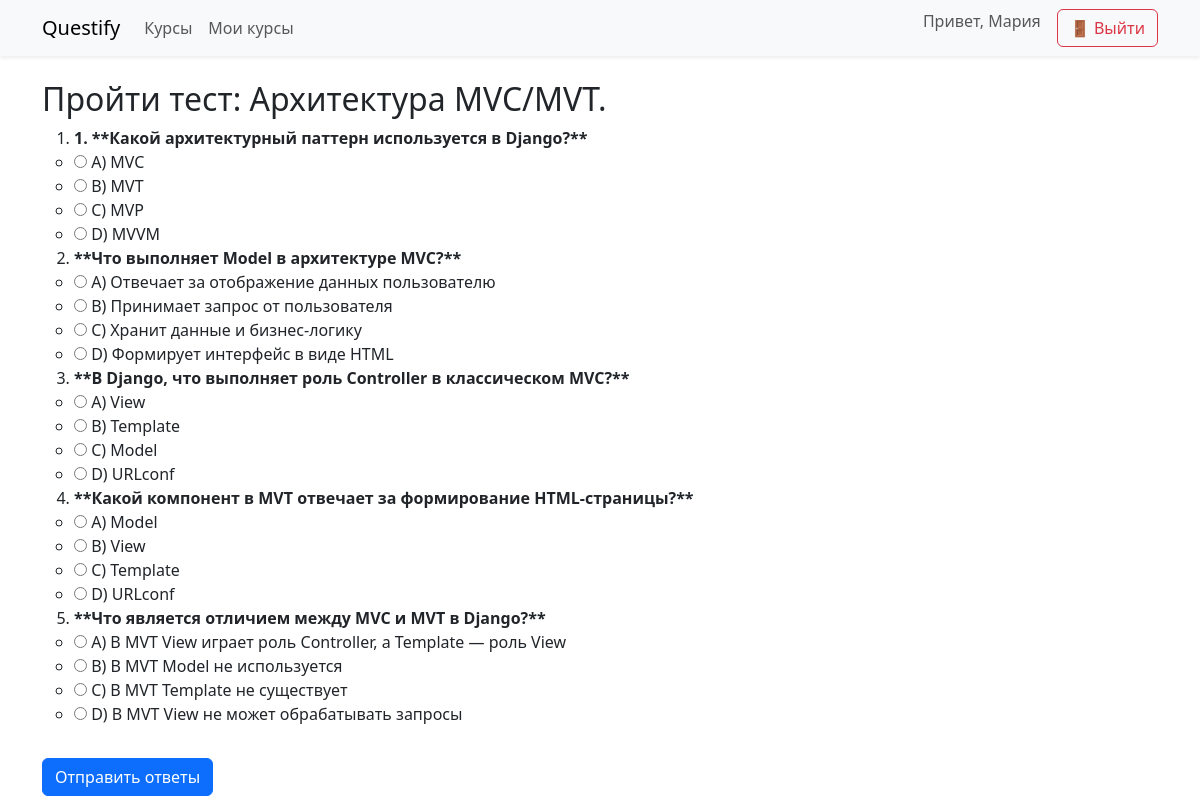
/course/quiz/2/take/ (signed in), run on the app's committed database.
### users/models.py (models this page shows, shortened)
class CustomUser(AbstractUser):
    ROLE_CHOICES = [
        ('admin', 'Админ'),
        ('teacher', 'Преподаватель'),
        ('student', 'Студент'),
    ]
    role = models.CharField(max_length=20, choices=ROLE_CHOICES, default='student')

### course/models/quiz.py (models this page shows, shortened)
class Quiz(models.Model):
    lesson = models.ForeignKey("Lesson", on_delete=models.CASCADE, related_name="quizzes")
    created_at = models.DateTimeField(auto_now_add=True)
    class Meta:
        verbose_name = "Тест"
        verbose_name_plural = "Тесты"
        ordering = ['-created_at']  # сортировка по дате создания, новые сверху

class Question(models.Model):
    quiz = models.ForeignKey(Quiz, on_delete=models.CASCADE, related_name="questions")
    text = models.TextField()
    option_a = models.CharField(max_length=500)
    option_b = models.CharField(max_length=500)
    option_c = models.CharField(max_length=500)
    option_d = models.CharField(max_length=500)
    correct_answer = models.CharField(max_length=1)
    class Meta:
        verbose_name = "Вопрос"
        verbose_name_plural = "Вопросы"
        ordering = ['id']  # вопросы по порядку добавления

### course/models/lesson.py (models this page shows, shortened)
class Lesson(models.Model):
    course = models.ForeignKey(Course, on_delete=models.CASCADE, related_name="lessons",verbose_name="Курс")
    title = models.CharField("Название урока", max_length=200)
    content = models.TextField("Содержание урока", blank=True, null=True)
    order = models.PositiveIntegerField("Порядковый номер урока", default=1)
    published = models.DateTimeField("Дата публикации", default=timezone.now)
    class Meta:
        verbose_name = "Урок"
        verbose_name_plural = "Уроки"
        ordering = ["order"]

### course/views.py (the view)
# urls.py: path('quiz/<int:quiz_id>/take/', take_quiz, name='take_quiz'),
@login_required
def take_quiz(request, quiz_id):
    quiz = get_object_or_404(Quiz, id=quiz_id)
    questions = quiz.questions.all()  # related_name="questions" в Question
    if request.method == "POST":
        total = questions.count()
        score = 0
        student_answers = {}
        for question in questions:
            answer = request.POST.get(f"question_{question.id}")
            student_answers[question.id] = answer
            if answer == question.correct_answer:
                score += 1
        context = {
            "quiz": quiz,
            "questions": questions,
            "student_answers": student_answers,
            "score": score,
            "total": total,
            "completed": True
        }
        return render(request, "course/take_quiz.html", context)
    else:
        context = {
            "quiz": quiz,
            "questions": questions,
            "completed": False
        }
        return render(request, "course/take_quiz.html", context)

### course/templatetags/quiz_extras.py (called while the page is built)
@register.filter
def get_option_text(question, letter):
    return getattr(question, f"option_{letter.lower()}", "")

@register.filter
def get_item(dictionary, key):
    return dictionary.get(key)

@register.filter
def split(value, sep):
    return value.split(sep)

### course/templates/course/take_quiz.html (shortened to what this page needs)
{% extends "base.html" %}
{% load quiz_extras %}
{% block content %}
<h2>Пройти тест: {{ quiz.lesson.title }}</h2>
<form method="post">
    <ol>
    {% for q in questions %}
        <li>
            <strong>{{ q.text }}</strong>
            <ul class="list-group list-group-flush">
                {% for option in "A,B,C,D"|split:"," %}
                    {% with q|get_option_text:option as option_text %}
                    <li
                    >
                        <label>
                            <input type="radio" name="question_{{ q.id }}" value="{{ option }}"
                                {% if completed %}disabled{% endif %}>
                            {{ option_text }}
                        </label>
        </li>
        {% endwith %}
    {% endfor %}
            </ul>
        </li>
    {% endfor %}
    </ol>
    {% if not completed %}
        <button type="submit" class="btn btn-primary mt-3">Отправить ответы</button>
    {% else %}
        <h3>Результат: {{ score }} / {{ total }}</h3>
        <a href="{% url 'course:student_courses' %}" class="btn btn-secondary mt-3">← Назад к моим курсам</a>
    {% endif %}
</form>
{% endblock %}

### templates/base.html (shortened to what this page needs)
<!DOCTYPE html>
<html lang="ru">
<head>
    <link href="https://cdn.jsdelivr.net/npm/bootstrap@5.3.0/dist/css/bootstrap.min.css" rel="stylesheet">
</head>
<body>
<nav class="navbar navbar-expand-lg navbar-light bg-light shadow-sm">
  <div class="container">
    <a class="navbar-brand" href="{% url 'home' %}">Questify</a>
    <div class="collapse navbar-collapse" id="navbarNav">
      <ul class="navbar-nav me-auto">
        <li class="nav-item">
          <a class="nav-link" href="{% url 'course:course_list' %}">Курсы</a>
        </li>
        {% if user.is_authenticated %}
          {% if user.role == 'teacher' %}
            <li class="nav-item">
              <a class="nav-link" href="{% url 'user_dashboard' %}">Мои курсы</a>
            </li>
          {% endif %}
        {% endif %}
      </ul>
      <ul class="navbar-nav ms-auto">
        {% if user.is_authenticated %}
          <li class="nav-item">
            <span class="navbar-text me-3">Привет, {{ user.get_full_name|default:user.username }}</span>
          </li>
          <li class="nav-item">
            <form method="post" action="{% url 'logout' %}" style="display:inline;">
             <button type="submit" class="btn btn-outline-danger">
             🚪 Выйти
             </button>
            </form>
          </li>
        {% endif %}
      </ul>
    </div>
  </div>
</nav>
<div class="container mt-4">
    {% block content %}{% endblock %}
</div>
</body>
</html>

### data on the page
CustomUser: get_full_name "Мария"
Quiz: lesson "Архитектура MVC/MVT."
Question: text "1. **Какой архитектурный паттерн используется в Django?**", id "☐ A) MVC" "☐ B) MVT" "☐ C) MVP" "☐ D) MVVM", option_a "A) MVC" "B) MVT" "C) MVP" "D) MVVM"
Question: text "**Что выполняет Model в архитектуре MVC?**", id "☐ A) Отвечает за отображение дан" "☐ B) Принимает запрос от пользов" "☐ C) Хранит данные и бизнес-логи" "☐ D) Формирует интерфейс в виде", option_a "A) Отвечает за отображение данных пользователю" "B) Принимает запрос от пользователя" "C) Хранит данные и бизнес-логику" "D) Формирует интерфейс в виде HTML"
Question: text "**В Django, что выполняет роль Controller в классическом MVC?**", id "☐ A) View" "☐ B) Template" "☐ C) Model" "☐ D) URLconf", option_a "A) View" "B) Template" "C) Model" "D) URLconf"
Question: text "**Какой компонент в MVT отвечает за формирование HTML-страницы?**", id "☐ A) Model" "☐ B) View" "☐ C) Template" "☐ D) URLconf", option_a "A) Model" "B) View" "C) Template" "D) URLconf"
Question: text "**Что является отличием между MVC и MVT в Django?**", id "☐ A) В MVT View играет роль Cont" "☐ B) В MVT Model не используется" "☐ C) В MVT Template не существуе" "☐ D) В MVT View не может обрабат", option_a "A) В MVT View играет роль Controller, а Template — роль View" "B) В MVT Model не используется" "C) В MVT Template не существует" "D) В MVT View не может обрабатывать запросы"
